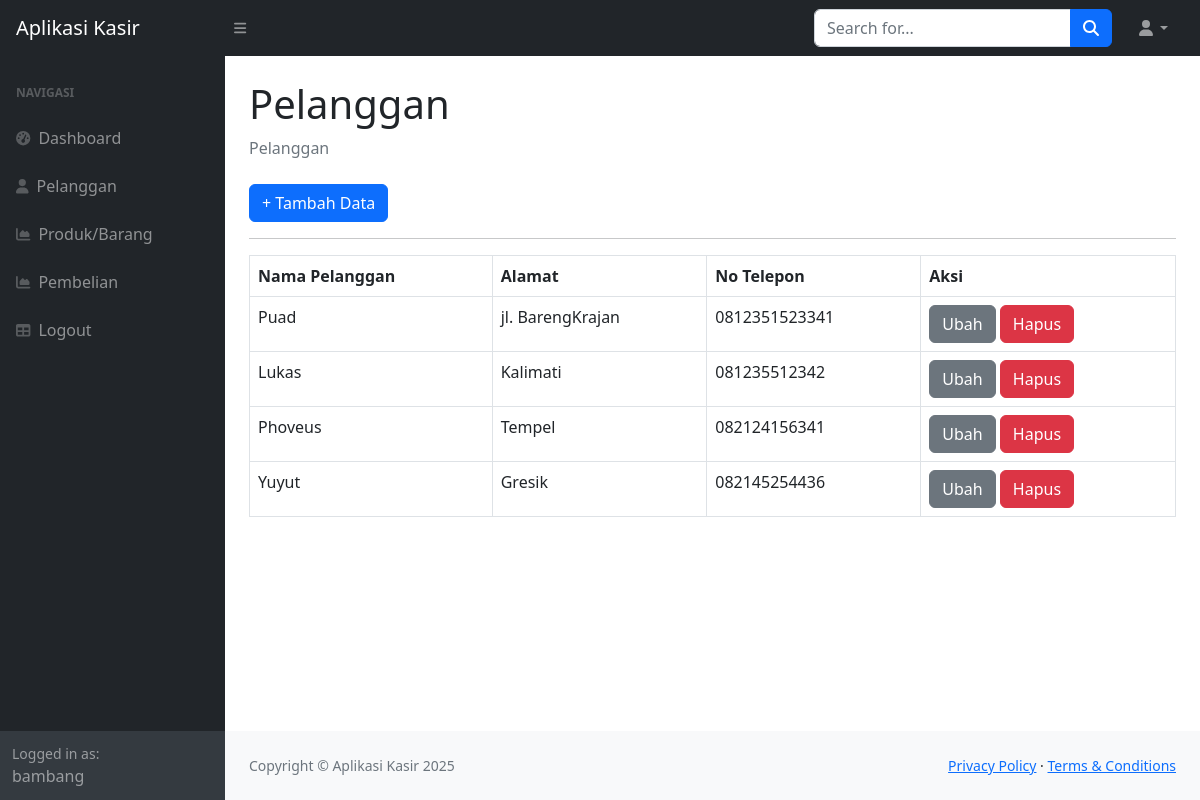
/?page=pelanggan (signed in), run on the app's committed database.
### tables this page shows
CREATE TABLE `pelanggan` (
  `id_pelanggan` int(11) NOT NULL,
  `nama_pelanggan` varchar(255) DEFAULT NULL,
  `alamat` text DEFAULT NULL,
  `no_telepon` varchar(255) DEFAULT NULL
);

### pelanggan.php (the view)
<div class="container-fluid px-4">
                        <h1 class="mt-4">Pelanggan</h1>
                        <ol class="breadcrumb mb-4">
                            <li class="breadcrumb-item active">Pelanggan</li>
                        </ol>
                            <a href="?page=pelanggan_tambah" class="btn btn-primary">+ Tambah Data</a>
                            <hr>
                        <table class="table table-bordered">
                            <tr>
                                <th>Nama Pelanggan</th>
                                <th>Alamat</th>
                                <th>No Telepon</th>
                                <th>Aksi</th>
                            </tr>
                            <?php
                                $query = mysqli_query($koneksi, "SELECT * FROM pelanggan");
                                while ($data = mysqli_fetch_array($query)) {
                                    ?>
                                    <tr>
                                        <td><?php echo $data['nama_pelanggan']; ?></td>
                                        <td><?php echo $data['alamat']; ?></td>
                                        <td><?php echo $data['no_telepon']; ?></td>
                                        <td>
                                            <a href="?page=pelanggan_ubah&&id=<?php echo $data['id_pelanggan']; ?>" class="btn btn-secondary">Ubah</a>
                                            <a href="?page=pelanggan_hapus&&id=<?php echo $data['id_pelanggan']; ?>" class="btn btn-danger">Hapus</a>
                                        </td>
                                    </tr>
                                    <?php
                                }
                            ?>
                        </table>
                    </div>

### data on the page
pelanggan: nama_pelanggan "Puad", alamat "jl. BarengKrajan", no_telepon "0812351523341"
pelanggan: nama_pelanggan "Lukas", alamat "Kalimati", no_telepon "081235512342"
pelanggan: nama_pelanggan "Phoveus", alamat "Tempel", no_telepon "082124156341"
pelanggan: nama_pelanggan "Yuyut", alamat "Gresik", no_telepon "082145254436"

### other printed values
$_SESSION['user']['nama'] "bambang"
